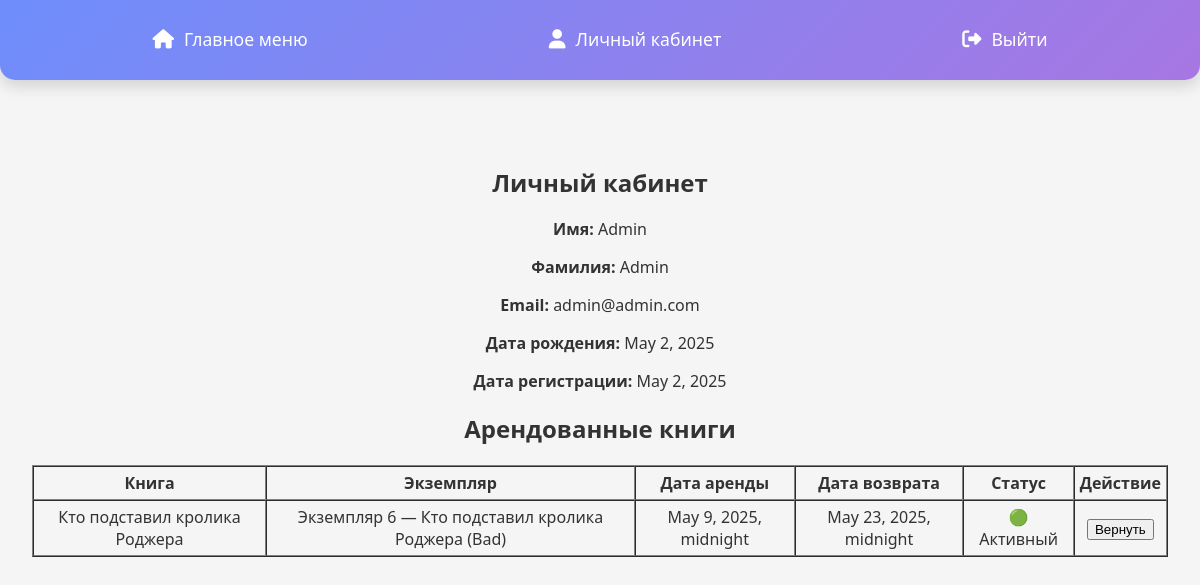
The page /profile/ (signed in) on the database as committed earlier.
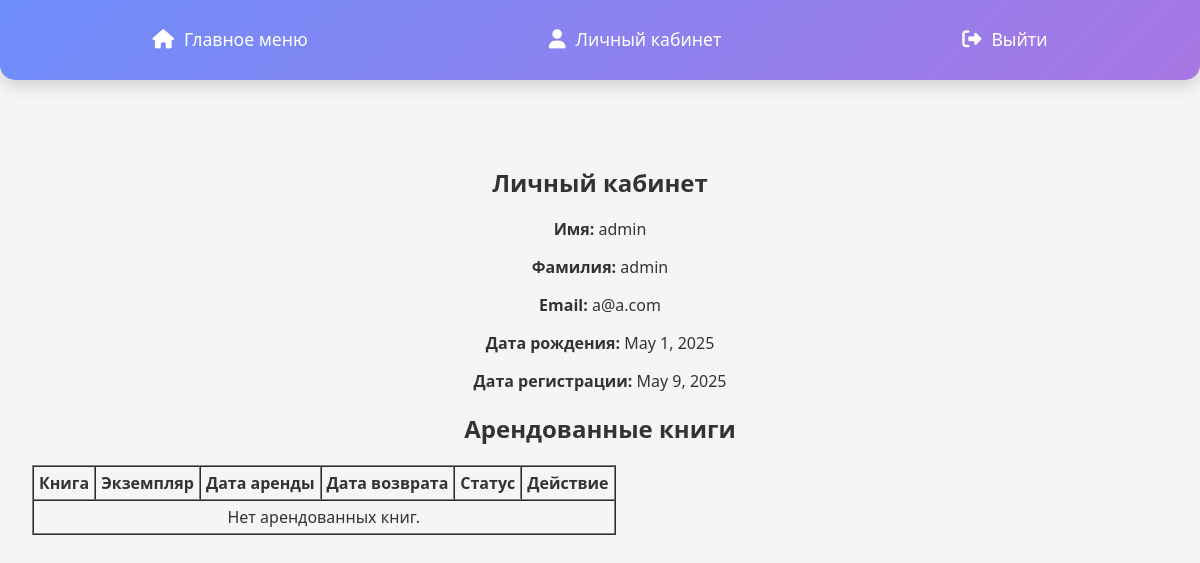
The same page on the database as committed later.
### main/models.py (models this page shows, shortened)
class Reader(models.Model):
    name = models.CharField(max_length=50)
    surname = models.CharField(max_length=50)
    date_of_birth = models.DateField()
    date_of_registration = models.DateField(default=timezone.now)
    email = models.EmailField(unique=True)
    number = models.CharField(max_length=15)
    is_admin = models.BooleanField(default=False)
    reader_number = models.CharField(max_length=12, unique=True, default=uuid.uuid4, editable=False)

### books/models.py (models this page shows, shortened)
class Issuance(models.Model):
    STATUS_CHOICES = [
        ('active', 'Активный'),
        ('overdue', 'Просрочено'),
        ('returned', 'Вернута'),
    ]
    reader = models.ForeignKey('main.Reader', on_delete=models.CASCADE, related_name='issuances')
    exampler = models.ForeignKey('books.Exampler', on_delete=models.CASCADE, related_name='issuances')
    issuance_date = models.DateTimeField(default=timezone.now)  # Используем DateTimeField
    return_date = models.DateTimeField(blank=True, null=True)  # Используем DateTimeField
    rating = models.DecimalField(max_digits=2, decimal_places=1, null=True, blank=True)
    status = models.CharField(max_length=10, choices=STATUS_CHOICES, default='active')

class Exampler(models.Model):
    inventory_number = models.IntegerField(unique=True, blank=True, null=True)
    book = models.ForeignKey(Book, on_delete=models.CASCADE, related_name='exemplars')
    condition = models.CharField(max_length=100)
    def __str__(self):
        return f"Экземпляр {self.inventory_number} — {self.book.title} ({self.condition})"

class Book(models.Model):
    isbn = models.CharField(max_length=13, unique=True)
    title = models.CharField(max_length=255)
    description = models.TextField(blank=True, null=True)
    rating = models.DecimalField(max_digits=3, decimal_places=1, null=True, blank=True)
    date_of_publish = models.DateField(null=True, blank=True)
    authors = models.ManyToManyField(Author, related_name="books")
    genres = models.ManyToManyField(Genre, related_name="books")

### main/views.py (the view)
# urls.py: path('profile/', profile, name='profile'),
def profile(request):
    reader_id = request.session.get('reader_id')
    reader = Reader.objects.filter(id=reader_id).first() if reader_id else None
    if reader:
        issuances = Issuance.objects.filter(reader=reader)
    else:
        issuances = []
    return render(request, 'main/profile.html', {
        'reader': reader,
        'issuances': issuances  # передаем список аренд
    })

### main/templates/main/profile.html (shortened to what this page needs)
{% extends 'main/layout.html' %}
{% block content %}
    {% if reader %}
        <h2>Личный кабинет</h2>
        <p><strong>Имя:</strong> {{ reader.name }}</p>
        <p><strong>Фамилия:</strong> {{ reader.surname }}</p>
        <p><strong>Email:</strong> {{ reader.email }}</p>
        <p><strong>Дата рождения:</strong> {{ reader.date_of_birth }}</p>
        <p><strong>Дата регистрации:</strong> {{ reader.date_of_registration }}</p>
                <h2>Арендованные книги</h2>
        <table border="1" cellpadding="5" cellspacing="0">
            <thead>
                <tr>
                    <th>Книга</th>
                    <th>Экземпляр</th>
                    <th>Дата аренды</th>
                    <th>Дата возврата</th>
                    <th>Статус</th>
                    {% if reader.id == 1 %}
                        <th>Действие</th>
                    {% endif %}
                </tr>
            </thead>
            <tbody>
                {% for issuance in reader.issuances.all %}
                <tr>
                    <td>{{ issuance.exampler.book.title }}</td>
                    <td>{{ issuance.exampler }}</td>
                    <td>{{ issuance.issuance_date }}</td>
                    <td>{{ issuance.return_date }}</td>
                    <td>
                        {% if issuance.status == 'active' %}
                            🟢 Активный
                        {% elif issuance.status == 'overdue' %}
                            🔴 Просрочено
                        {% else %}
                            ✅ Вернута
                        {% endif %}
                    </td>
                    {% if reader.id == 1 %}
                        <td>
                            {% if issuance.status != 'returned' %}
                                <form action="{% url 'mark_returned' issuance.id %}" method="post">
                                    <button type="submit">Вернуть</button>
                                </form>
                            {% else %}
                                —
                            {% endif %}
                        </td>
                    {% endif %}
                </tr>
                {% empty %}
                <tr>
                    <td colspan="6">Нет арендованных книг.</td>
                </tr>
                {% endfor %}
            </tbody>
        </table>
    {% else %}
        <p>Вы не авторизованы. <a href="{% url 'login' %}">Войти</a></p>
    {% endif %}
{% endblock %}

Rows that differ between the two databases and show on the page:
removed Issuance: exampler.book "Кто подставил кролика Роджера", exampler "Экземпляр 6 — Кто подставил кролика Роджера (Bad)", issuance_date "May 9, 2025, midnight", return_date "May 23, 2025, midnight", status "🟢 Активный"
changed Reader: name "Admin" → "admin"; surname "Admin" → "admin"; email "admin@admin.com" → "a@a.com"; date_of_birth "May 2, 2025" → "May 1, 2025"; date_of_registration "May 2, 2025" → "May 9, 2025"
Other text that changed with them:
text now shown: "Нет арендованных книг."
